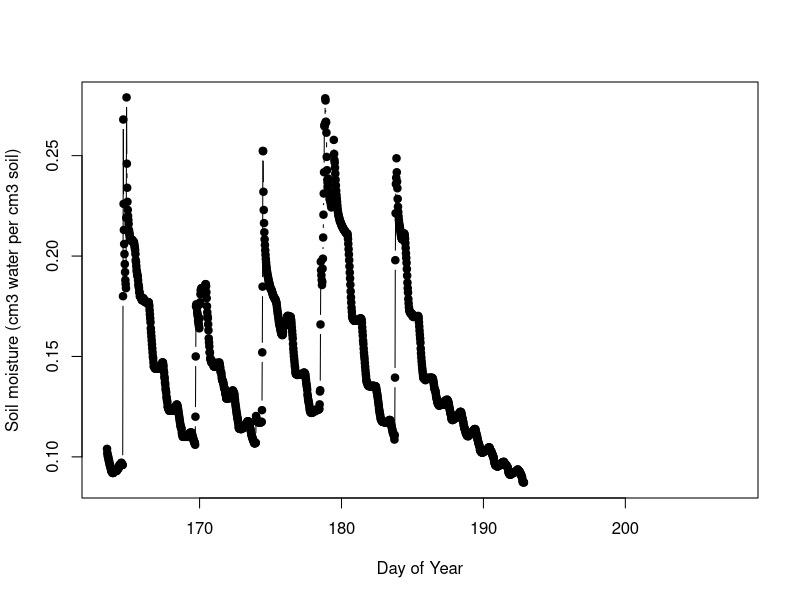
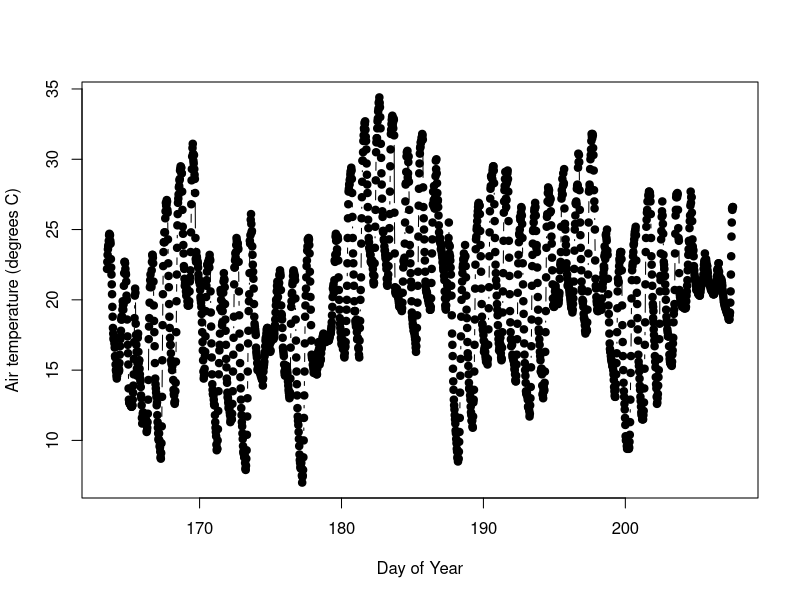
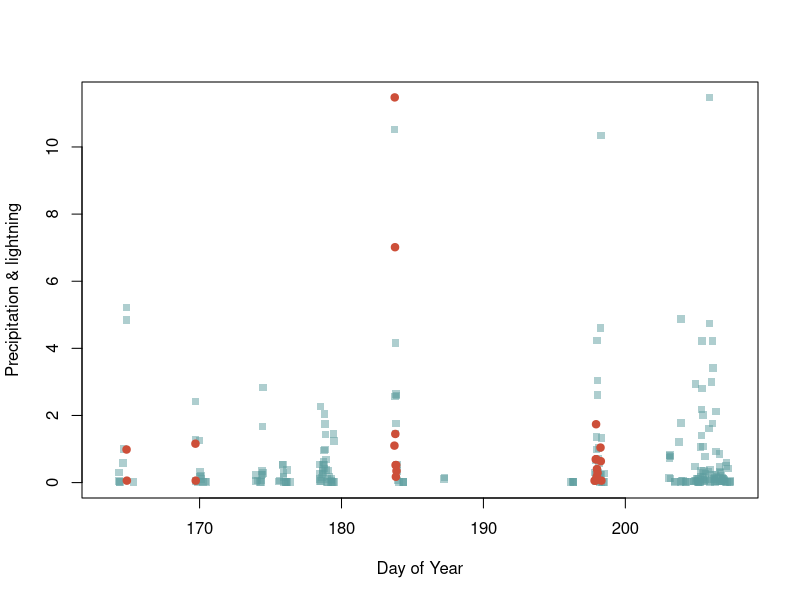
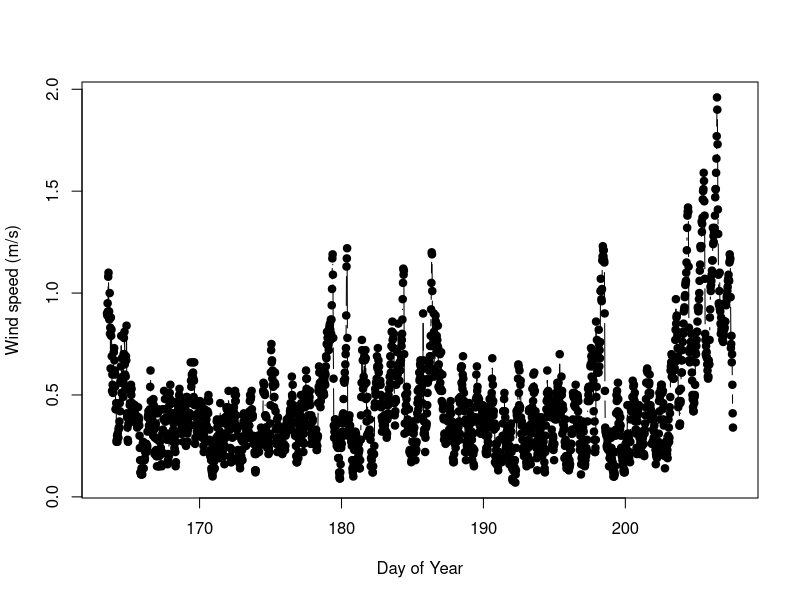
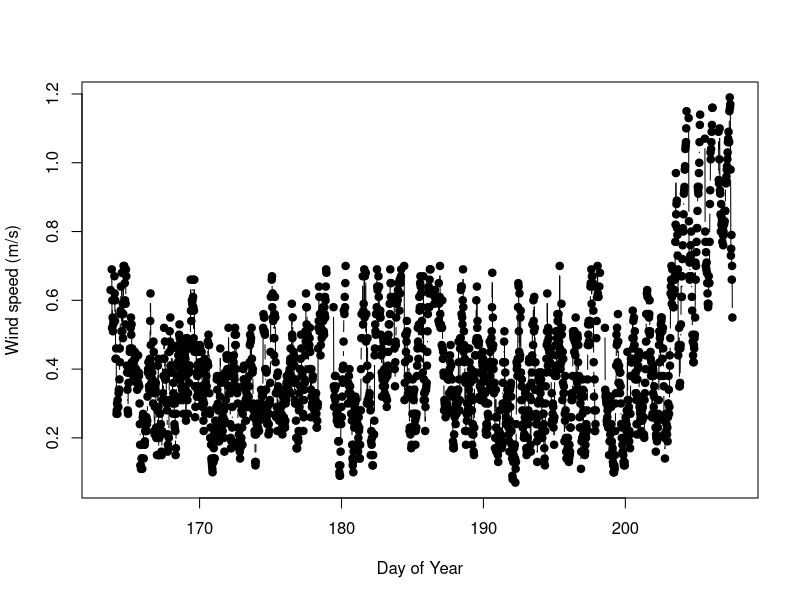
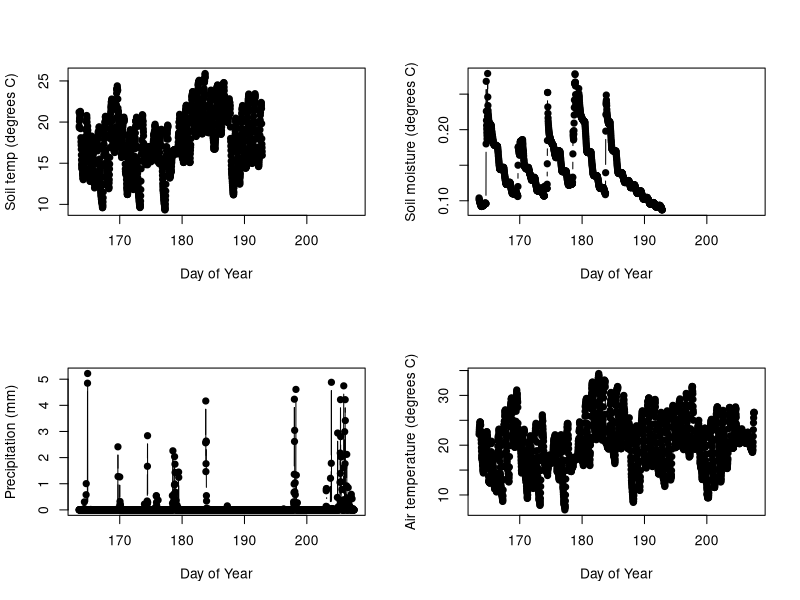
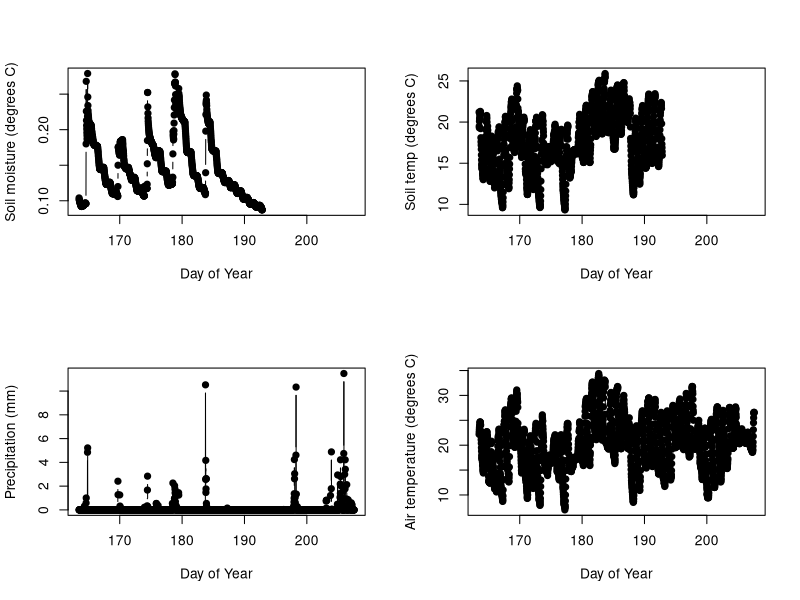

Recreate these plots in R, in order.
# GEOG331 Activity 3 Script
# Andrew Xie
# 02/28/22

library(lubridate)

#create a function. The names of the arguments for your function will be in parentheses. Everything in curly brackets will be run each time the function is run.
assert <- function(statement,err.message){
  #if evaluates if a statement is true or false for a single item
  if(statement == FALSE){
    print(err.message)
  }
}

#read in the data file
#skip the first 3 rows since there is additional column info
#specify the the NA is designated differently
datW <- read.csv("data/bewkes/bewkes_weather.csv",
                 na.strings=c("#N/A"), skip=3, header=FALSE)
#preview data
print(datW[1,])

#get sensor info from file
# this data table will contain all relevant units
sensorInfo <-   read.csv("data/bewkes/bewkes_weather.csv",
                         na.strings=c("#N/A"), nrows=2)

print(sensorInfo)

#get column names from sensorInfo table
# and set weather station colnames  to be the same
colnames(datW) <-   colnames(sensorInfo)
#preview data
print(datW[1,])

#convert to standardized format
#date format is m/d/y
dates <- mdy_hm(datW$timestamp, tz= "America/New_York")

#calculate day of year
datW$doy <- yday(dates)
#calculate hour in the day
datW$hour <- hour(dates) + (minute(dates)/60)
#calculate decimal day of year
datW$DD <- datW$doy + (datW$hour/24)
#quick preview of new date calculations
datW[1,]

#make a plot with filled in points (using pch)
#line lines
plot(datW$DD, datW$soil.moisture, pch=19, type="b", xlab = "Day of Year",
     ylab="Soil moisture (cm3 water per cm3 soil)")

#make a plot with filled in points (using pch)
#line lines
plot(datW$DD, datW$air.temperature, pch=19, type="b", xlab = "Day of Year",
     ylab="Air temperature (degrees C)")

#I'm going to make a new column to work with that indicates that I am conducting QAQC
#because overwriting values should be done cautiously and can lead to confusing issues.
#It can be particularly confusing when you are just learning R.
#Here I'm using the ifelse function
#the first argument is a logical statement to be evaluated as true or false on a vector
#the second argument is the value that my air.tempQ1 column will be given if the statement
#is true. The last value is the value that will be given to air.tempQ1 if the statement is false.
#In this case it is just given the air temperature value
datW$air.tempQ1 <- ifelse(datW$air.temperature < 0, NA, datW$air.temperature)

#check the values at the extreme range of the data
#and throughout the percentiles
quantile(datW$air.tempQ1)

#look at days with really low air temperature
datW[datW$air.tempQ1 < 8,]  

#look at days with really high air temperature
datW[datW$air.tempQ1 > 33,]  

#plot precipitation and lightning strikes on the same plot
#normalize lighting strikes to match precipitation
lightscale <- (max(datW$precipitation)/max(datW$lightning.acvitivy)) * datW$lightning.acvitivy
#make the plot with precipitation and lightning activity marked
#make it empty to start and add in features
plot(datW$DD , datW$precipitation, xlab = "Day of Year", ylab = "Precipitation & lightning",
     type="n")
#plot precipitation points only when there is precipitation 
#make the points semi-transparent
points(datW$DD[datW$precipitation > 0], datW$precipitation[datW$precipitation > 0],
       col= rgb(95/255,158/255,160/255,.5), pch=15)        

#plot lightning points only when there is lightning     
points(datW$DD[lightscale > 0], lightscale[lightscale > 0],
       col= "tomato3", pch=19)

#filter out storms in wind and air temperature measurements
# filter all values with lightning that coincides with rainfall greater than 2mm or only rainfall over 5 mm.    
#create a new air temp column
datW$air.tempQ2 <- ifelse(datW$precipitation  >= 2 & datW$lightning.acvitivy >0, NA,
                          ifelse(datW$precipitation > 5, NA, datW$air.tempQ1))

# Start QUESTION 5 Here
assert(all(datW$DD[lightscale > 0] %in% datW$DD), "Error: Cannot subset datW w/ lightscale")
#End QUESTION 5 Here

# Start QUESTION 6 Here
# Make initial plot to detect suspect wind speed values
plot(datW$DD, datW$wind.speed, pch=19, type="b", xlab = "Day of Year",
     ylab="Wind speed (m/s)")

# Eliminate extraneous wind speed values
datW$wind.speed.tempQ1 <- ifelse(datW$wind.speed > 0.7 & datW$DD < 200, NA,
                                 ifelse(datW$wind.speed > 1.2 & datW$DD > 200, NA, 
                                 ifelse(datW$wind.speed < 0.5 & datW$DD > 205, NA, datW$wind.speed)))

# Check if new temp wind speed column is not the same as the original wind speed column
assert(!setequal(datW$wind.speed, datW$wind.speed.tempQ1), "Error: Data not filtered")

# Make line / point plot (Day of Year vs. Wind Speed)
plot(datW$DD, datW$wind.speed.tempQ1, pch=19, type="b", xlab = "Day of Year",
     ylab="Wind speed (m/s)")
# End QUESTION 6 Here

# Start QUESTION 7 Here
# Make 4 plots at a time
par(mfrow = c(2,2))

# Generate four plots
plot(datW$DD, datW$soil.temp, pch=19, type="b", xlab = "Day of Year",
     ylab="Soil temp (degrees C)")

plot(datW$DD, datW$soil.moisture, pch=19, type="b", xlab = "Day of Year",
     ylab="Soil moisture (degrees C)")

# Precipitation contains a few extreme values to be removed
datW$precipitation.tempQ1 <- ifelse(datW$precipitation > 6, NA, datW$precipitation)

plot(datW$DD, datW$precipitation.tempQ1, pch=19, type="b", xlab = "Day of Year",
     ylab="Precipitation (mm)")

plot(datW$DD, datW$air.temperature, pch=19, type="b", xlab = "Day of Year",
     ylab="Air temperature (degrees C)")
# End QUESTION 7 Here

# Start QUESTION 8 Here - Use temp columns without extraneous values
num_calc = length(datW$air.temperature[!is.na(datW$soil.moisture)]) + length(datW$precipitation[!is.na(datW$soil.moisture)]) +
  length(datW$soil.moisture[!is.na(datW$soil.moisture)]) + length(datW$soil.temp[!is.na(datW$soil.temp)])

min_day = min(datW$timestamp)
max_day = max(datW$timestamp[!is.na(datW$soil.moisture)])

# End QUESTION 8 Here

# Start QUESTION 9 Here
# Make 4 plots at a time
par(mfrow = c(2,2))

# Generate four plots
plot(datW$DD, datW$soil.moisture, pch=19, type="b", xlab = "Day of Year",
     ylab="Soil moisture (degrees C)")

plot(datW$DD, datW$soil.temp, pch=19, type="b", xlab = "Day of Year",
     ylab="Soil temp (degrees C)")

plot(datW$DD, datW$precipitation, pch=19, type="b", xlab = "Day of Year",
     ylab="Precipitation (mm)")

plot(datW$DD, datW$air.temperature, pch=19, type="b", xlab = "Day of Year",
     ylab="Air temperature (degrees C)")
# End QUESTION 9 Here
